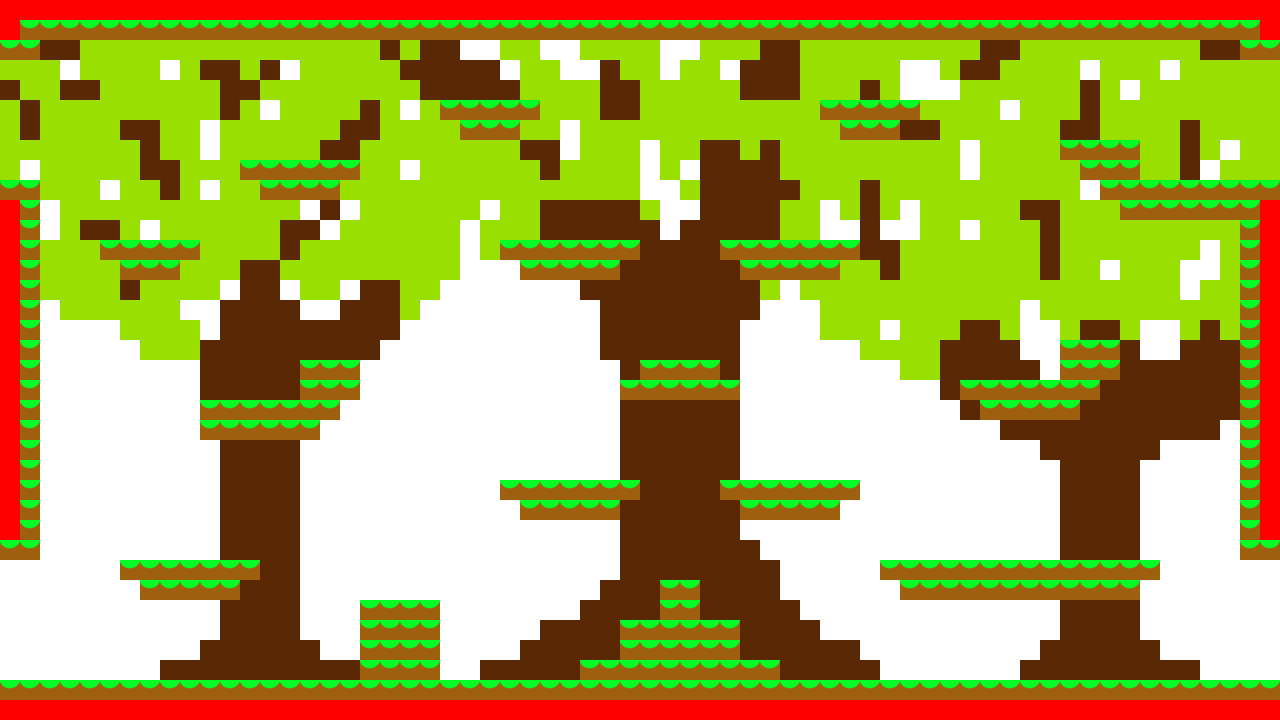

Below is a game level as drawn by its tile map, then a one-line description and the .tmx that defines it (tile-layer data replaced by summaries):
An orthogonal 64x36 tile map with 20x20 px tiles, 1 tile layer (Tile Layer 1).

<map version="1.0" orientation="orthogonal" width="64" height="36" tilewidth="20" tileheight="20">
 <tileset firstgid="1" name="Tiles" tilewidth="20" tileheight="20">
  <image source="../tile.art/Tiles.png" width="160" height="20" />
 </tileset>
 <layer name="Tile Layer 1" width="64" height="36">
  <data>[2304 cells, 2304 non-empty, 5 distinct tile ids]</data>
 </layer>
</map>